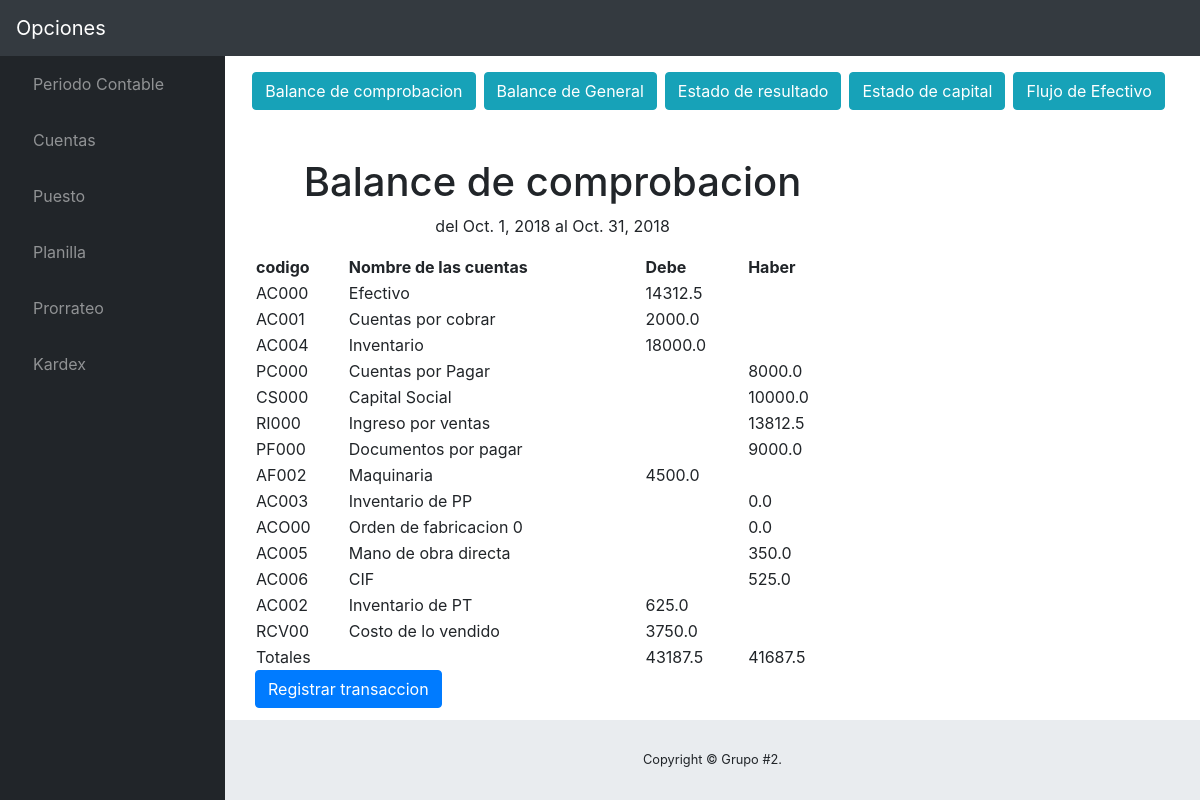
Screenshot of /4/estados/ with the database file from the repository.
### contable/models.py (models this page shows, shortened)
class PeriodoContable(models.Model):
	fecha_inicio = models.DateField()
	fecha_final = models.DateField()
	usr_aperturo = models.CharField(max_length=20, blank=False)
	usr_cerro = models.CharField(max_length=20, blank=True)
	activo = models.BooleanField(default=True)

class LibroMayor(models.Model):
	cuenta = models.CharField(max_length=100)
	codCuenta=models.CharField(max_length=10)
	saldoDeudor = models.FloatField()
	saldoAcreedor = models.FloatField()
	estado = models.BooleanField(default=True)
	periodo = models.ForeignKey(PeriodoContable, on_delete=models.CASCADE)
	saldo =models.FloatField(default=0.00)
	class Meta:
		verbose_name='LibroMayor'
		verbose_name_plural='LibroMayor'

### contable/views.py (the view)
# urls.py: url(r'^(?P<periodo_id>[0-9]+)/estados/$',estados, name='estados'),#Mostrar los estados financieros
def estados (request,periodo_id):
	template=loader.get_template('Main/estados.html')
	periodo= get_object_or_404(PeriodoContable,pk=periodo_id)
	cuentasT = LibroMayor.objects.filter(periodo=periodo)
	debe =0
	haber =0
	for t in periodo.libromayor_set.all() :
		t.saldo=t.saldoDeudor - t.saldoAcreedor
		if t.saldo < 0 :
			t.saldo = t.saldo*(-1)
			haber += t.saldo
		else :
			debe +=t.saldo
		t.save()
	iniciarCuenta('UT')
	util =0
	libR = LibroMayor.objects.filter(periodo=periodo,codCuenta__contains ='R')
	for t in libR :
		util += t.saldoAcreedor-t.saldoDeudor
	activoC = LibroMayor.objects.filter(periodo=periodo,codCuenta__contains='AC')
	activoF = LibroMayor.objects.filter(periodo=periodo,codCuenta__contains='AF')
	activoD = LibroMayor.objects.filter(periodo=periodo,codCuenta__contains='AD')
	activoK = LibroMayor.objects.filter(periodo=periodo,codCuenta__contains='AK')
	pasivoC = LibroMayor.objects.filter(periodo=periodo,codCuenta__contains='PC')
	pasivoF = LibroMayor.objects.filter(periodo=periodo,codCuenta__contains='PF')
	pasivoD = LibroMayor.objects.filter(periodo=periodo,codCuenta__contains='PD')
	mensajeBC='No cuadra'
	if debe==haber:
		mensajeBC='Felicidades balance de comprobacion cuadra exitosamente'
	capitalS = LibroMayor.objects.filter(periodo=periodo,codCuenta__contains='CS')
	totalCapiS =0
	for t in capitalS :
		totalCapiS += t.saldoAcreedor-t.saldoDeudor
	capitalI = LibroMayor.objects.filter(periodo=periodo,codCuenta__contains='CI')
	totalCapiI =0
	for t in capitalI :
		totalCapiI += t.saldoAcreedor-t.saldoDeudor
	capitalD = LibroMayor.objects.filter(periodo=periodo,codCuenta__contains='CD')
	totalCapiD =0
	for t in capitalD :
		totalCapiD += t.saldoAcreedor-t.saldoDeudor
	capital = LibroMayor.objects.filter(periodo=periodo,codCuenta__contains='C0000')
	totalCapi=util+totalCapiS+totalCapiI+totalCapiD
	AC = LibroMayor.objects.filter(periodo=periodo,codCuenta__contains ='AC')
	AC1=0
	for t in AC :
		AC1 += t.saldoDeudor-t.saldoAcreedor
	AF = LibroMayor.objects.filter(periodo=periodo,codCuenta__contains ='AF')
	AF1=0
	for t in AF :
		AF1 += t.saldoDeudor-t.saldoAcreedor
	AD = LibroMayor.objects.filter(periodo=periodo,codCuenta__contains ='AD')
	AD1=0
	for t in AD :
		AD1 += t.saldoDeudor-t.saldoAcreedor
	AK = LibroMayor.objects.filter(periodo=periodo,codCuenta__contains ='AK')
	AK1=0
	for t in AK :
		AK1 += t.saldoDeudor-t.saldoAcreedor
	P = LibroMayor.objects.filter(periodo=periodo,codCuenta__contains ='P')
	P1=0
	for t in P :
		P1 += t.saldoAcreedor-t.saldoDeudor
	capitalTotal=-AC1-AF1-AK1-AD1+P1+totalCapi
	print(capitalTotal)
	cuentaActual = False
	cuentaAnterior = False
	saldosActivos = []
	saldosPasivos = []
	if int(periodo_id) >= 2:
		cuentaActual = LibroMayor.objects.filter(periodo=periodo_id,codCuenta__contains='A').exclude(codCuenta__contains='AK')
		periodo_anterior = int(periodo_id) - 1
		cuentaAnterior = LibroMayor.objects.filter(periodo=periodo_anterior,codCuenta__contains='A').exclude(codCuenta__contains='AK')
		for c in cuentaActual:
			for c_a in cuentaAnterior:
				if c.codCuenta == c_a.codCuenta:
					saldoActual = c.saldo - c_a.saldo
					saldo={}
					saldo['codigo']=c.cuenta
					saldo['saldoActual']=saldoActual
					saldo['tipo']='operacion'
					saldosActivos.append(saldo)
		cuentaActual = LibroMayor.objects.filter(Q(codCuenta__contains='AK') | Q(codCuenta__contains='PC0')).filter(periodo=periodo_id)
		cuentaAnterior = LibroMayor.objects.filter(Q(codCuenta__contains='AK') | Q(codCuenta__contains='PC0')).filter(periodo=periodo_anterior)
		for c in cuentaActual:
			for c_a in cuentaAnterior:
				if c.codCuenta == c_a.codCuenta:
					saldoActual = c.saldo - c_a.saldo
					saldo={}
					saldo['codigo']=c.codCuenta
					saldo['saldoActual']=saldoActual
					saldo['tipo']='operacion'
					saldosPasivos.append(saldo)
	context ={
		'util':util,
		'periodo':periodo,
		'libR':libR,
		'cuenta':cuentasT,
		'debe':debe,
		'haber':haber,
		'mensaje':mensajeBC,
		'activoC':activoC,
		'activoF':activoF,
		'activoD':activoD,
		'activoK':activoK,
		'pasivoC':pasivoC,
		'pasivoF':pasivoF,
		'pasivoD':pasivoD,
		'capitalS':capitalS,
		'capitalI':capitalI,
		'capitalD':capitalD,
		'capital':capital,
		'totalCapi':totalCapi,
		'capitalTotal':capitalTotal,
		'cuentas': cuentaActual,
		'cuentas_ant': cuentaAnterior,
		'periodo_id': int(periodo_id),
		'variacionActivos': saldosActivos,
		'variacionPasivos': saldosPasivos,
	}
	return HttpResponse(template.render(context,request ))

### contable/inicializar.py (called while the page is built)
def iniciarCuenta(codigo):
	cuentas = Cuenta.objects.filter(codigo_cuenta__contains=codigo)
	pe = PeriodoContable.objects.all()
	p=len(pe)
	for cuenta in cuentas :
		try:
			libro = LibroMayor.objects.get(cuenta=cuenta.nom_cuenta)
		except (KeyError, LibroMayor.DoesNotExist):
			libro1 = LibroMayor()
			concepto = 'inicio'
			periodo = PeriodoContable.objects.get(id=p)
			libro1.periodo=periodo
			libro1.cuenta=cuenta.nom_cuenta
			libro1.codCuenta=cuenta.codigo_cuenta
			libro1.saldoDeudor=0
			libro1.saldoAcreedor=0
			libro1.estado=True
			libro1.save()
			diario =Diario()
			diario.mayor= libro1
			diario.codCuenta = cuenta.codigo_cuenta
			diario.descripcion='inicializacion'
			diario.fecha=date.today()
			diario.concepto=concepto
			diario.haber=0
			diario.debe=0
			libro1.saldoAcreedor = 0
			libro1.save()
			diario.save()

### contable/templates/Main/estados.html (shortened to what this page needs)
{% extends "Base/base.html" %}
{% block Contenido %}
<section class="container">
    <div class="row justify-content-center">
        <button class="btn btn-info mr-2" id="btn1" onclick="mostrar('bc')">Balance de comprobacion</button>
        <button class="btn btn-info mr-2" id="btn2" onclick="mostrar('bg')">Balance de General</button>
        <button class="btn btn-info mr-2" id="btn3" onclick="mostrar('er')">Estado de resultado</button>
        <button class="btn btn-info mr-2" id="btn4" onclick="mostrar('ec')">Estado de capital</button>
        <button class="btn btn-info mr-2" id="btn5" onclick="mostrar('flujoEfectivo')">Flujo de Efectivo</button>
    </div><br><br>
    <div class="tabla-0 row" style="width:90%;" id="bc">
        <div class="col-sm-12">
            <table class="tabla-1" style="width:75%;">
                <thead class="titulo-0 text-center"><h1 class="col-sm-9 text-center">Balance de comprobacion</h1>
                    <p class="col-sm-9 text-center">del {{periodo.fecha_inicio}} al {{periodo.fecha_final}}</p>
                </thead>
                <tr id="BC">
                    <th id="BC">codigo</th>
                    <th id="BC">Nombre de las cuentas</th>
                    <th id="BC">Debe</th>
                    <th id="BC">Haber</th>
                </tr>
                {% for libro in periodo.libromayor_set.all %}
                    {% if libro.cuenta == "Utilidad Neta" %}
                    {% else %}
                    <tr>
                        <td id="BC"> {{libro.codCuenta}} </td>
                        <td id="BC"> {{libro.cuenta}} </td>
                        {% if libro.saldoDeudor > libro.saldoAcreedor %}
                        <td id="BC"> {{libro.saldo}} </td>
                        <td id="BC"></td>
                        {% else %}
                        <td id="BC"></td>
                        <td id="BC"> {{libro.saldo}} </td>
                        {% endif %}
                    </tr>
                    {% endif %}
                {% endfor %}
                <tr>
                    <td colspan="2">Totales</td>
                    <td> {{debe}} </td>
                    <td> {{haber}} </td>
                </tr>
            </table>
        </div>
    </div>
    <a href="{% url 'contable:reg_transaccion' periodo.id %}" class="btn btn-primary">Registrar transaccion</a>
</section>
{% endblock Contenido %}

### contable/static/css/sb-admin.css (style rules this page uses)
html { position: relative; min-height: 100%; }
body { height: 100%; }
:root { --input-padding-x: 0.75rem; --input-padding-y: 0.75rem; }

### rows the page displays
PeriodoContable: fecha_inicio "Oct. 1, 2018", fecha_final "Oct. 31, 2018"
LibroMayor: codCuenta "AC000", cuenta "Efectivo", saldo "14312.5"
LibroMayor: codCuenta "AC001", cuenta "Cuentas por cobrar", saldo "2000.0"
LibroMayor: codCuenta "AC004", cuenta "Inventario", saldo "18000.0"
LibroMayor: codCuenta "PC000", cuenta "Cuentas por Pagar", saldo "8000.0"
LibroMayor: codCuenta "CS000", cuenta "Capital Social", saldo "10000.0"
LibroMayor: codCuenta "RI000", cuenta "Ingreso por ventas", saldo "13812.5"
LibroMayor: codCuenta "PF000", cuenta "Documentos por pagar", saldo "9000.0"
LibroMayor: codCuenta "AF002", cuenta "Maquinaria", saldo "4500.0"
LibroMayor: codCuenta "AC003", cuenta "Inventario de PP", saldo "0.0"
LibroMayor: codCuenta "ACO00", cuenta "Orden de fabricacion 0", saldo "0.0"
LibroMayor: codCuenta "AC005", cuenta "Mano de obra directa", saldo "350.0"
LibroMayor: codCuenta "AC006", cuenta "CIF", saldo "525.0"
LibroMayor: codCuenta "AC002", cuenta "Inventario de PT", saldo "625.0"
LibroMayor: codCuenta "RCV00", cuenta "Costo de lo vendido", saldo "3750.0"

### other values shown
{{ debe }} "43187.5"
{{ haber }} "41687.5"
